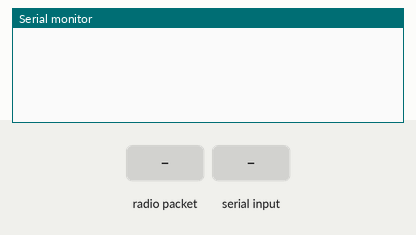
This sketch was run on a simulated Arduino Uno, built with avr-gcc and run on an emulated ATmega328P. On the bench: the last lines printed to the serial monitor. The test bench sets the inputs (shaded band). No radio packets arrive unless stated.

Above: at 1.2 s.
1.3 s: radio packet "T" arrives
At 2.0 s:
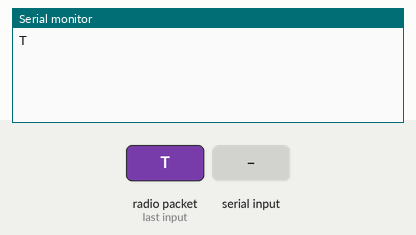
2.8 s: "T" received over Serial
At 5.9 s:
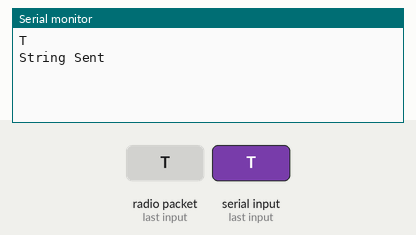

Measured:
- after the input at 1.3 s, the serial monitor: prints a new line at once (image 1)
- after the input at 2.8 s, the serial monitor: prints a new line after 2.0 s (image 2)

The sketch:

ArduinoCode.ino
```cpp
// (licence header left out)
/*
  General Data Transfer Rate Test
  This example demonstrates basic data transfer functionality with the
  updated library. This example will display the transfer rates acheived using
  the slower form of high-speed transfer using blocking-writes.
*/

#include <SPI.h>
#include "RF24.h"
#include "printf.h"

/*************  USER Configuration *****************************/
// Hardware configuration
RF24 radio(7, 8);                        // Set up nRF24L01 radio on SPI bus plus pins 7 & 8

/***************************************************************/

const uint64_t pipes[2] = { 0xABCDABCD71LL, 0x544d52687CLL };   // Radio pipe addresses for the 2 nodes to communicate.

byte data[8];                           //Data buffer for testing data transfer speeds

unsigned long counter, rxTimer;          //Counter and timer for keeping track transfer info
unsigned long startTime, stopTime;
bool TX = 1, RX = 0, role = 0;

void setup(void) {

  Serial.begin(9600);
  printf_begin();
  radio.begin();                           // Setup and configure rf radio
  radio.setChannel(1);
  radio.setPALevel(RF24_PA_MAX);
  radio.setDataRate(RF24_1MBPS);
  radio.setAutoAck(1);                     // Ensure autoACK is enabled
  radio.setRetries(2, 15);                   // Optionally, increase the delay between retries & # of retries
  radio.setCRCLength(RF24_CRC_8);
  radio.openWritingPipe(pipes[0]);
  radio.openReadingPipe(1, pipes[1]);
  radio.enableDynamicPayloads();
  radio.startListening();                 // Start listening
  radio.printDetails();                   // Dump the configuration of the rf unit for debugging

  printf("John SendString test\n\r");
  printf("*** PRESS 'T' to begin transmitting to the other node\n\r");


  radio.powerUp();                        //Power up the radio
}

void loop(void) {


  if (role == TX) {

    delay(2000);
    sendString("Hello world");
    Serial.println("String Sent");
  }


  if (role == RX) {
    readLine();
  }
  if (Serial.available())
  {
    char c = toupper(Serial.read());
    if (c == 'T' && role == RX)
    {
      printf("*** CHANGING TO TRANSMIT ROLE -- PRESS 'R' TO SWITCH BACK\n\r");
      radio.openWritingPipe(pipes[0]);
      radio.openReadingPipe(1, pipes[1]);
      radio.stopListening();
      role = TX;                  // Become the primary transmitter (ping out)
    }
    else if (c == 'R' && role == TX)
    {
      radio.openWritingPipe(pipes[0]);
      radio.openReadingPipe(1, pipes[1]);
      radio.startListening();
      printf("*** CHANGING TO RECEIVE ROLE -- PRESS 'T' TO SWITCH BACK\n\r");
      role = RX;                // Become the primary receiver (pong back)
    }
  }
}

void sendString(String s)
{
  unsigned int length = s.length();
  char buffer[length];
  s.toCharArray(buffer, length);
  char sendBuffer[1];

  char endSignal[8] = "1234567";
  for (int i = 0; i < length; i++)
  {
    sendBuffer[0] = buffer[i];
    //radio.writeFast(&sendBuffer,1);
    //radio.txStandBy();//flush FIFO
  }

  //for (int i=0;i<3;i++)
  //{
  radio.writeFast(&endSignal, 8);
  radio.txStandBy();//flush FIFO
  //}

  //    radio.txStandBy();//flush FIFO
}

void readLine()
{


  char buffer1[8] = "7654321";


  while (radio.available()) {
    byte payloadSize = radio.getDynamicPayloadSize();
    char buffer[payloadSize + 1];
    buffer[payloadSize] = 0; //to support receiving data from Netduino, need to fix this at Netduino side
    radio.read(&buffer, payloadSize);
    Serial.println(buffer);
    //      Serial.print("|");
    //      Serial.print(sizeof(buffer));
    //      Serial.print("|");
    //      Serial.println(buffer1);
  }
  //Serial.println("data arrived");


}
```
